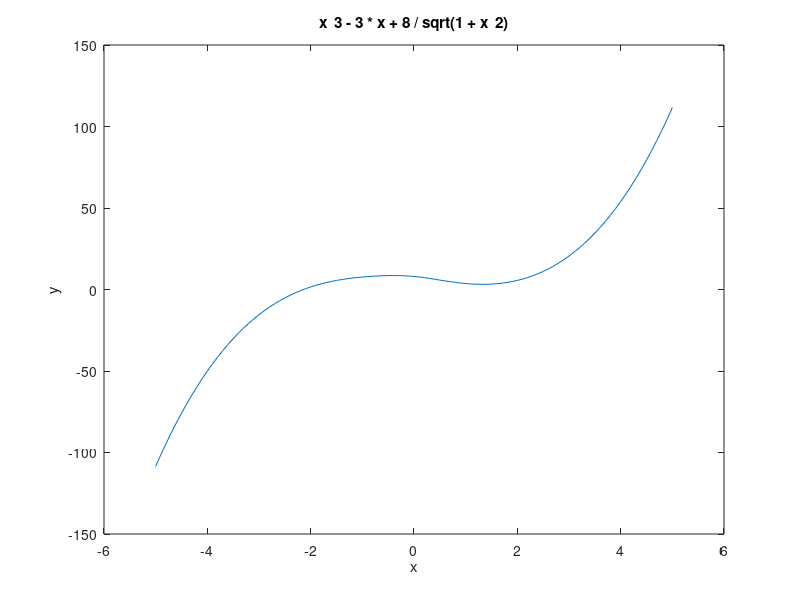

MATLAB code to generate this figure:
a = 0
b = 1.6
h = 0.16

function [x, fx] = fun_14(a, b, h)
  x = [a : h : b];
  fx = arrayfun(@(x) (x ^ 3 - 3 * x + 8 / sqrt(1 + x ^ 2)), x);
  if nargout < 2
        x = []
        x(:, 1) = [a : h : b]
        x(:, 2) = fx
  end
endfunction


[x, y] = fun_14(-5, 5, 0.1)
figure()
plot(x, y)
title('x ^ 3 - 3 * x + 8 / sqrt(1 + x ^ 2)')
xlabel('x')
ylabel('y')